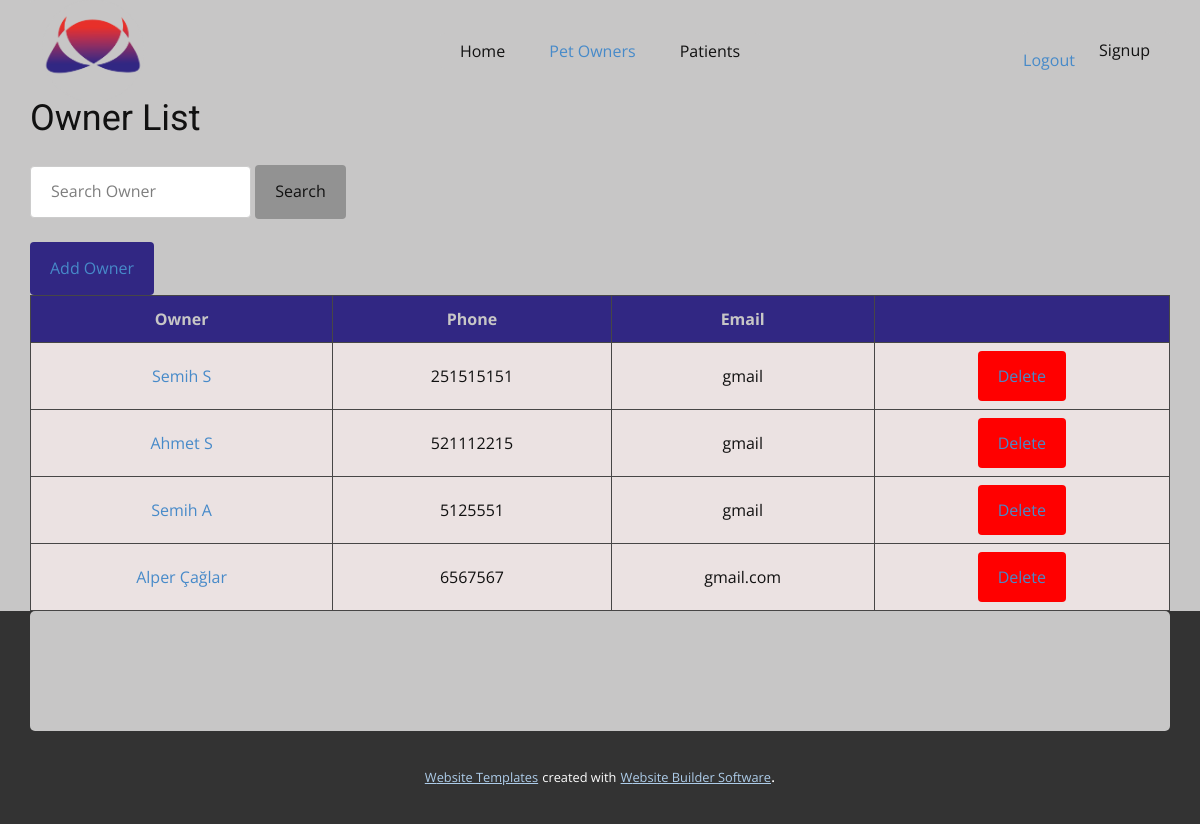
Screenshot of /owner/list (signed in) with the database file from the repository.
### manager/models.py (models this page shows, shortened)
class Owner(models.Model):
    first_name = models.CharField(max_length=30)
    last_name = models.CharField(max_length=30)
    phone = models.CharField(max_length=30)
    email = models.CharField(max_length=30)

### manager/views.py (the view)
# urls.py: path('owner/list', views.OwnerList.as_view(), name="ownerlist"),
class OwnerList(LoginRequiredMixin, ListView):
   model = Owner

### vetogram/context_processors.py (called while the page is built)
def get_authenticatestatus(request):
    if request.user.is_authenticated:
        no_msgs = True
    else:
        no_msgs = False
    return {
        'is_authenticated' : no_msgs
    }

### manager/templates/manager/owner_list.html (shortened to what this page needs)
{% extends './navbar.html' %}
{% block content %}
<h2>Owner List</h2>
<form  action="{% url 'ownersearch' %}" method="get">
  <input type="text" name="q" placeholder="Search Owner">
  <button type="submit" style="background-color:#929292">Search</button>
</form>
<a href="{% url 'ownercreate' %}"><button>Add Owner</button></a>
<table id="owners">
  <tr>
    <th>Owner</th>
    <th>Phone</th>
    <th>Email</th>
    <th> </th>
  </tr>
  {% for owner in owner_list %}
  <tr>
  <tr>
    <td><a href="{% url 'ownerupdate' owner.id %}">{{ owner.first_name }} {{ owner.last_name }} </a></td>
      <td>{{ owner.phone }}</td>
      <td>{{ owner.email }}</td>
      <td><a href="{% url 'ownerdelete' owner.id %}"><button style="background-color:red">Delete</button></a></td>
  </tr>
  {% endfor %}
</table>
{% endblock %}

### manager/templates/manager/navbar.html (shortened to what this page needs)
<head>
</head>
<!DOCTYPE html>
<html style="font-size: 16px">
  <head>
    {% load static %}
    <link rel="stylesheet" href="{% static 'nicepage.css' %}" media="screen" />
    <link rel="stylesheet" href="{% static 'Home.css' %}" media="screen" />
  </head>
  <body class="u-body u-xl-mode">
    <header class="u-clearfix u-custom-color-1 u-header u-header" id="sec-2502">
      <div class="u-clearfix u-sheet u-sheet-1">
        <a
          href="https://github.com/semihsevinc"
          class="u-image u-logo u-image-1"
          data-image-width="892"
          data-image-height="879"
        >
          <img
            src="{% static 'images/greybc.png' %}"
            class="u-logo-image u-logo-image-1"
          />
        </a>
        <nav class="u-menu u-menu-dropdown u-offcanvas u-menu-1">
          <div class="u-custom-menu u-nav-container">
            <ul class="u-nav u-unstyled u-nav-1">
              <li class="u-nav-item">
                <a
                  class="u-button-style u-nav-link u-text-active-palette-1-base u-text-hover-palette-2-base"
                  href="{% url 'home' %}"
                  style="padding: 10px 20px"
                  >Home</a
                >
              </li>
              <li class="u-nav-item">
                <a
                  class="u-button-style u-nav-link u-text-active-palette-1-base u-text-hover-palette-2-base"
                  href="{% url 'ownerlist' %}"
                  style="padding: 10px 20px"
                  >Pet Owners</a
                >
              </li>
              <li class="u-nav-item">
                <a
                  class="u-button-style u-nav-link u-text-active-palette-1-base u-text-hover-palette-2-base"
                  href="{% url 'patientlist' %}"
                  style="padding: 10px 20px"
                  >Patients</a
                >
              </li>
            </ul>
          </div>
        </nav>
        <nav class="u-menu u-menu-dropdown u-offcanvas u-menu-2">
          <div class="u-custom-menu u-nav-container">
            <ul class="u-nav u-unstyled u-nav-3">
              <li class="u-nav-item">
                <a
                  class="u-button-style u-nav-link u-text-active-palette-1-base u-text-hover-palette-2-base"
                  href="{% url 'login' %}"
                  style="padding: 10px 20px"
                  >{% if is_authenticated %}
                  <span><a href="{% url 'logout' %}">Logout</a></span>
                {% else %}
                  <span><a href="{% url 'login' %}" >Login</a></span>
                {% endif %}</a
                >
              </li>
              <li class="u-nav-item">
                <a
                  class="u-button-style u-nav-link u-text-active-palette-1-base u-text-hover-palette-2-base"
                  href="{% url 'signup' %}"
                  style="padding: 10px 20px"
                  >Signup</a
                >
              </li>
            </ul>
          </div>
        </nav>
        {% block content %} {% endblock %}
      </div>
    </header>
    <footer
      class="u-align-center u-clearfix u-footer u-grey-80 u-footer"
      id="sec-5679"
    >
      <div class="u-clearfix u-sheet u-valign-middle u-sheet-1">
      </div>
    </footer>
    <section class="u-backlink u-clearfix u-grey-80">
      <a
        class="u-link"
        href="https://nicepage.com/website-templates"
        target="_blank"
      >
        <span>Website Templates</span>
      </a>
      <p class="u-text">
        <span>created with</span>
      </p>
      <a class="u-link" href="" target="_blank">
        <span>Website Builder Software</span> </a
      >.
    </section>
  </body>
</html>

### manager/templates/manager/navbar.html (style rules this page uses)
body { font-family: Arial, Helvetica, sans-serif; }
table { border-collapse: collapse; width: 100%; }
td, th { border: 1px solid rgb(71, 70, 70); padding: 8px; background-color: rgb(235, 226, 226); text-align: center; }
tr:nth-child(even) { background-color: #f2f2f2; }
th { padding-top: 12px; padding-bottom: 12px; text-align: center; background-color: #312783; color: #c7c6c6; }
input[type="text"], input[type="password"], select { padding: 12px 20px; margin: 8px 0; display: inline-block; border: 1px solid #ccc; border-radius: 4px; box-sizing: border-box; }
button, input[type="submit"] { background-color: #312783; color: white; padding: 14px 20px; margin: 8px 0; border: none; border-radius: 4px; cursor: pointer; }
div { border-radius: 5px; background-color: #c7c6c6; }

### rows the page displays
Owner: first_name "Semih", last_name "S", phone "251515151", email "gmail"
Owner: first_name "Ahmet", last_name "S", phone "521112215", email "gmail"
Owner: first_name "Semih", last_name "A", phone "5125551", email "gmail"
Owner: first_name "Alper", last_name "Çağlar", phone "6567567", email "gmail.com"
